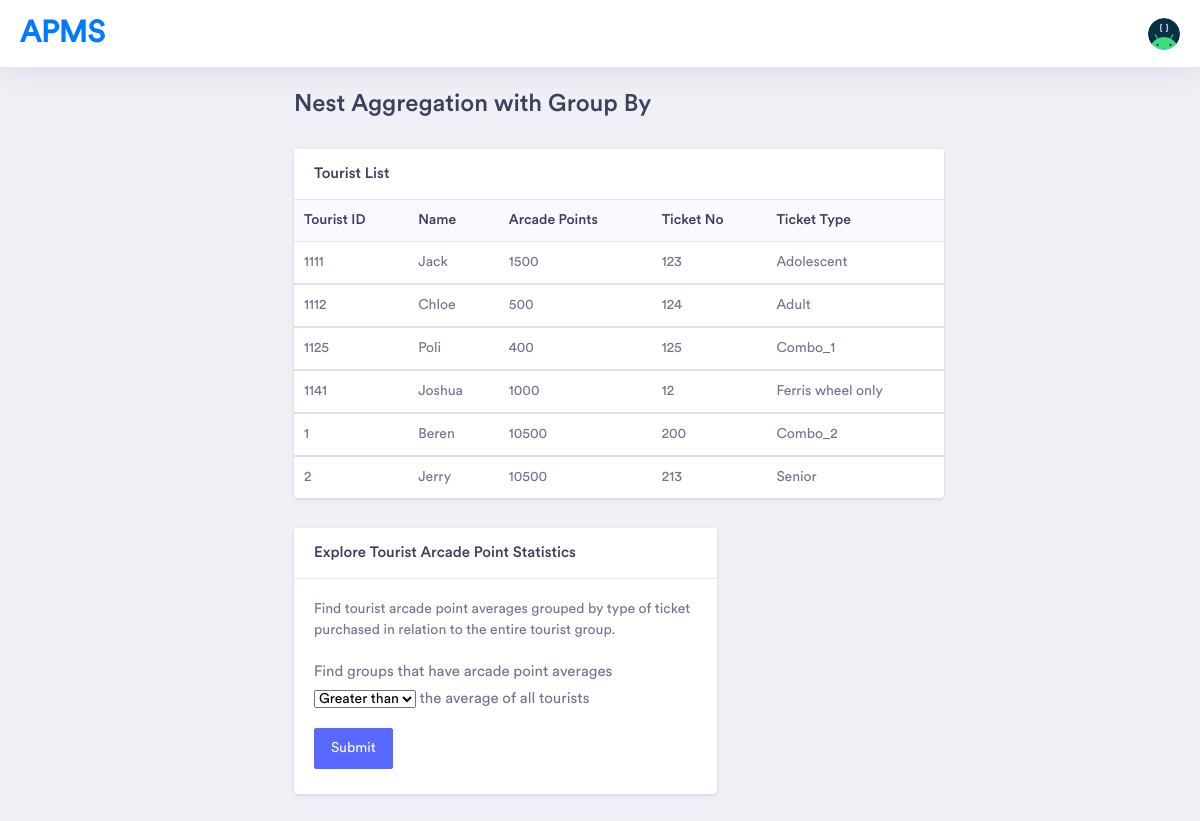
/SystemSite/nested_aggregation.html/, run on an earlier commit of the app's database.
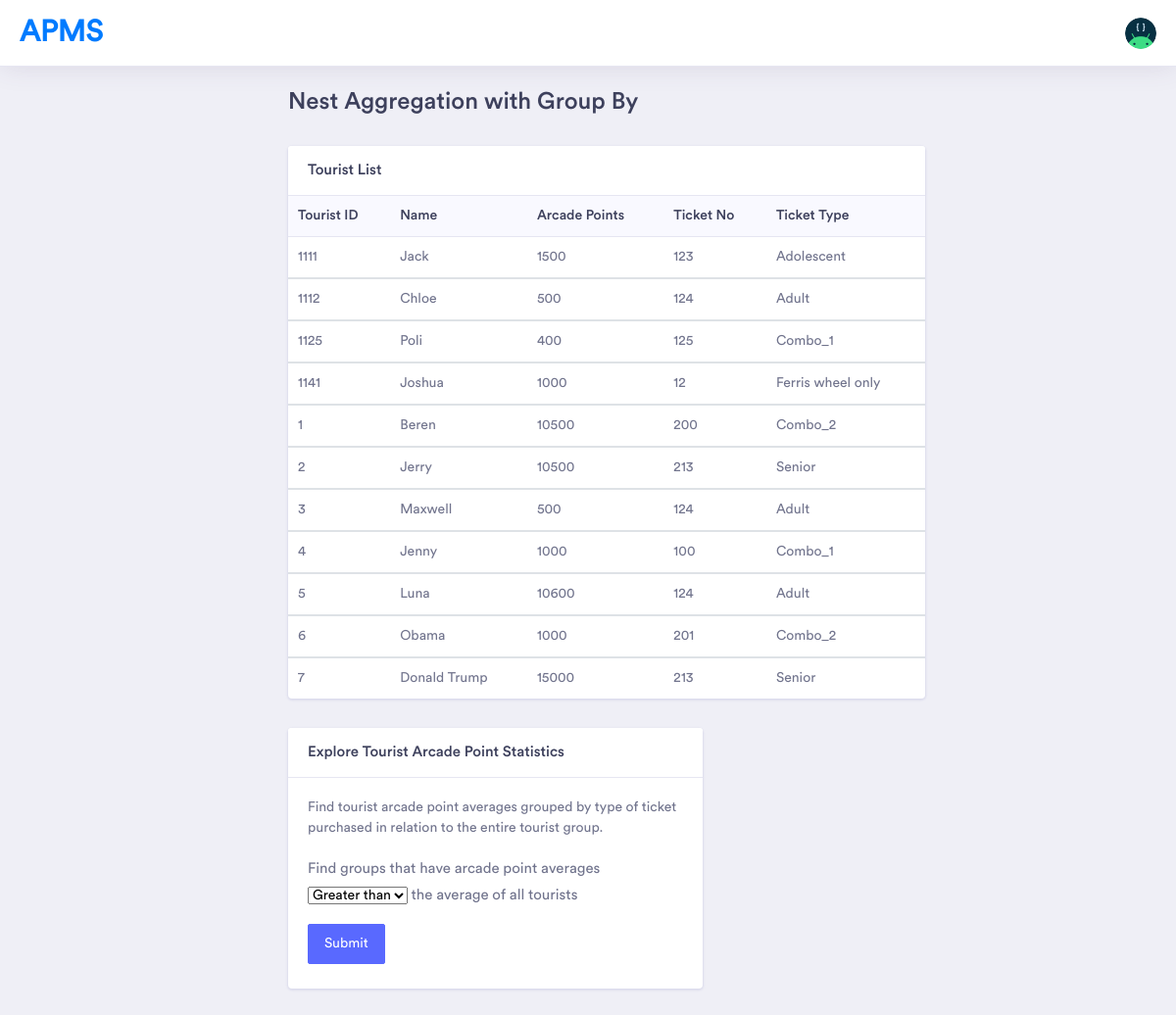
And on a later commit of the database.
### SystemSite/views.py (the view, shortened to what this page needs)
def nested_aggregation(request):
    tourist_joined_list = []
    with connection.cursor() as cursor:
        cursor.execute("SELECT t.ID, t.Name, t.ArcadePoints, tb.TicketNo, t1.Type  \
                       FROM Tourist t, TouristBuysTicket tb, Ticket_1 t1 \
                       WHERE t.ID = tb.TID AND tb.TicketNo = t1.TicketNo")
        tourist_joined_list = cursor.fetchall()
    template = loader.get_template('SystemSite/nested_aggregation.html')
    context = {
        'tourist_joined_list': tourist_joined_list,
        'selection': "gt",
        'result' : ""
    }
    return HttpResponse(template.render(context, request))

### SystemSite/templates/SystemSite/nested_aggregation.html (shortened to what the changed rows need)
<!doctype html>
{% load static %}
<html lang="en">
<head>
    <link rel="stylesheet" href="../../static/vendor/bootstrap/css/bootstrap.min.css">
    <link href="../../static/vendor/fonts/circular-std/style.css" rel="stylesheet">
    <link rel="stylesheet" href="../../static/libs/css/style.css">
    <link rel="stylesheet" href="../../static/vendor/fonts/fontawesome/css/fontawesome-all.css">
    <link rel="stylesheet" href="../../static/vendor/charts/chartist-bundle/chartist.css">
    <link rel="stylesheet" href="../../static/vendor/charts/morris-bundle/morris.css">
    <link rel="stylesheet" href="../../static/vendor/fonts/material-design-iconic-font/css/materialdesignicons.min.css">
    <link rel="stylesheet" href="../../static/vendor/charts/c3charts/c3.css">
    <link rel="stylesheet" href="../../static/vendor/fonts/flag-icon-css/flag-icon.min.css">
</head>
<body>
    <body>
        <div class="dashboard-main-wrapper">
        <div class="dashboard-wrapper">
            <div class="dashboard-ecommerce">
                <div class="container-fluid dashboard-content ">
                    <div class="row">
                        <div class="col-xl-12 col-lg-12 col-md-12 col-sm-12 col-12">
                            <div class="page-header">
                                <h1 class="pageheader-title">Nest Aggregation with Group By</h1>
                            </div>
                        </div>
                    </div>
                    <div class="ecommerce-widget">
                        <div class="row" id="TouristList">
                            <div class="col-xl-9 col-lg-12 col-md-6 col-sm-12 col-12">
                                <div class="card">
                                    <div class="card-body p-0">
                                        <div class="table-responsive">
                                            <table class="table">
                                                {% if tourist_joined_list %}
                                                <thead class="bg-light">
                                                    <tr class="border-0">
                                                        <th class="border-0">Tourist ID</th>
                                                        <th class="border-0">Name</th>
                                                        <th class="border-0">Arcade Points </th>
                                                        <th class="border-0">Ticket No</th>
                                                        <th class="border-0">Ticket Type</th>
                                                    </tr>
                                                </thead>
                                                {% for cwl in tourist_joined_list %}
                                                <tbody>
                                                    <tr>
                                                        <td>{{cwl.0}}</td>
                                                        <td>{{cwl.1}}</td>
                                                        <td>{{cwl.2}}</td>
                                                        <td>{{cwl.3}}</td>
                                                        <td>{{cwl.4}}</td>
                                                    </tr>
                                                </tbody>
                                                {% endfor %}
                                            </table>
                                            {% else %}
                                            <p>No result found.</p>
                                            {% endif %}
                                        </div>
                                    </div>
                                </div>
                            </div>
                        </div>
                        </div>
                    </div>
                </div>
            </div>
        </div>
</body>

What changed in the data, as far as the page shows it:
added Tourist: ID "3", Name "Maxwell", ArcadePoints "500", cwl "124", cwl "Adult"
added Tourist: ID "4", Name "Jenny", ArcadePoints "1000", cwl "100", cwl "Combo_1"
added Tourist: ID "5", Name "Luna", ArcadePoints "10600", cwl "124", cwl "Adult"
added Tourist: ID "6", Name "Obama", ArcadePoints "1000", cwl "201", cwl "Combo_2"
added Tourist: ID "7", Name "Donald Trump", ArcadePoints "15000", cwl "213", cwl "Senior"
